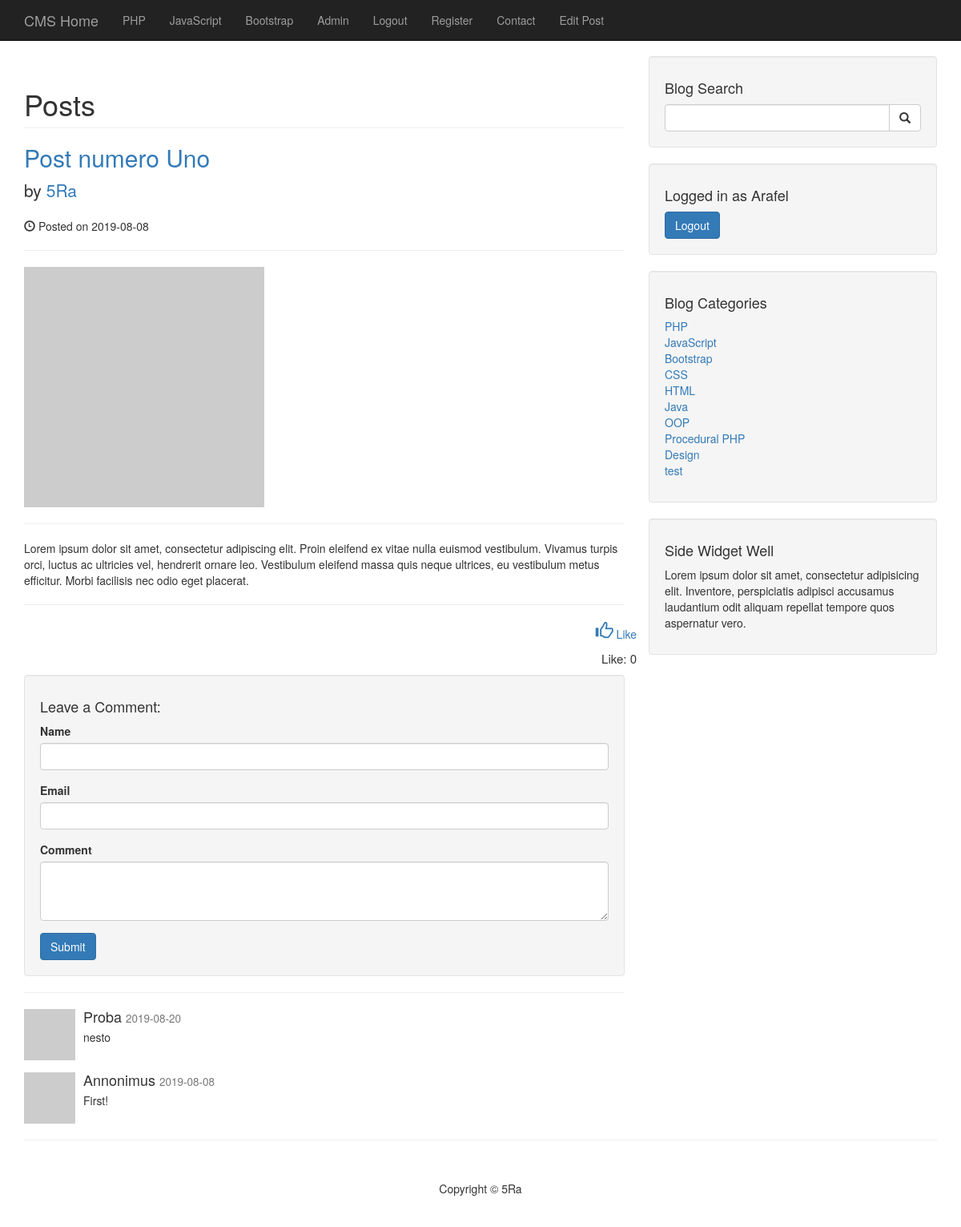
The page /post.php?p_id=1 (signed in) on the database its author committed.
### tables this page shows
CREATE TABLE `categories` (
  `cat_id` int(3) NOT NULL,
  `cat_title` varchar(255) NOT NULL,
  `user_id` int(11) NOT NULL
);

CREATE TABLE `posts` (
  `post_id` int(3) NOT NULL,
  `post_category_id` int(3) NOT NULL,
  `user_id` int(11) NOT NULL,
  `post_title` varchar(255) NOT NULL,
  `post_author` varchar(255) NOT NULL,
  `post_user` varchar(255) NOT NULL,
  `post_date` date NOT NULL,
  `post_image` text NOT NULL,
  `post_content` text NOT NULL,
  `post_tags` varchar(255) NOT NULL,
  `post_comment_count` int(11) NOT NULL,
  `post_status` varchar(255) NOT NULL DEFAULT 'draft',
  `post_views_count` int(11) NOT NULL,
  `likes` int(11) NOT NULL
);

CREATE TABLE `comments` (
  `comment_id` int(3) NOT NULL,
  `comment_post_id` int(3) NOT NULL,
  `comment_author` varchar(255) NOT NULL,
  `comment_email` varchar(255) NOT NULL,
  `comment_content` text NOT NULL,
  `comment_status` varchar(255) NOT NULL,
  `comment_date` date NOT NULL
);

### post.php (the view, shortened to what this page needs)
<?php include "includes/header.php"; ?>
<?php include "includes/navigation.php"; ?>
    <div class="container">
    <div class="row">
        <div class="col-md-8">
            <?php
            if(isset($_GET['p_id'])) {
                $the_post_id = $_GET['p_id'];
            if(isset($_SESSION['user_role']) && $_SESSION['user_role'] === 'admin') {
                $query = "SELECT * FROM posts WHERE post_id = $the_post_id ";
            } else {
                $query = "SELECT * FROM posts WHERE post_id = $the_post_id AND post_status = 'published'";
            }
                $select_all_posts_query = mysqli_query($connection, $query);
            if(mysqli_num_rows($select_all_posts_query) < 1) {
                    echo "<h1 class='text-center'>No posts available :( </h1>";
                } else {
            while($row = mysqli_fetch_assoc($select_all_posts_query)) {
                $post_title = $row['post_title'];
                $post_author = $row['post_author'];
                $post_date = $row['post_date'];
                $post_image = $row['post_image'];
                $post_content = $row['post_content'];
                ?>
                <h1 class="page-header">
                   Posts
                </h1>
                <h2>
                    <a href="#"><?php echo $post_title; ?></a>
                </h2>
                <p class="lead">
                    by <a href="index.php"><?php echo $post_author; ?></a>
                </p>
                <p><span class="glyphicon glyphicon-time"></span> Posted on <?php echo $post_date; ?></p>
                <hr>
                <img class="img-responsive" src="<?php echo imagePlaceholder($post_image); ?>" alt="">
                <hr>
                <p><?php echo $post_content; ?></p>
                <?php
                if(isLoggedIn()){ ?>
                    <hr>
                    <div class="row">
                        <p class="pull-right">
                            <a class="<?php echo userLikedThisPost($the_post_id) ? 'unlike' : 'like'; ?>" href="">
                                <span class="glyphicon glyphicon-thumbs-up" data-toggle="tooltip" data-placement="top"
                                      title="<?php echo userLikedThisPost($the_post_id) ? ' I liked this before' : ' Want to like it?'; ?>
"></span>
                                <?php echo userLikedThisPost($the_post_id) ? ' Unlike' : ' Like'; ?>
                            </a></p>
                    </div>
              <?php  } else { ?>
                    <div class="row">
                        <p class="pull-right">You need to <a href="login.php">Login</a> to like </p>
                    </div>
                <?php }
                ?>
                <div class="row">
                    <p class="pull-right likes">Like: <?php getPostlikes($the_post_id); ?></p>
                </div>
                <?php
            }
            ?>
<?php
}
?>
            <div class="well">
                <h4>Leave a Comment:</h4>
                <form action="" method="post" role="form">
                    <div class="form-group">
                        <label for="comment_author">Name</label>
                        <input class="form-control" type="text" name="comment_author">
                    </div>
                    <div class="form-group">
                        <label for="comment_email">Email</label>
                        <input class="form-control" type="email" name="comment_email">
                    </div>
                    <div class="form-group">
                        <label for="comment_content">Comment</label>
                        <textarea name="comment_content" class="form-control" rows="3"></textarea>
                    </div>
                    <button name="create_comment" type="submit" class="btn btn-primary">Submit</button>
                </form>
            </div>
            <hr>
            <?php
            $query = "SELECT * FROM comments WHERE comment_post_id = {$the_post_id} ";
            $query .= "AND comment_status = 'approved' ";
            $query .= "ORDER BY comment_id DESC ";
            $select_comment_query = mysqli_query($connection, $query);
            while ($row = mysqli_fetch_array($select_comment_query)) {
            $comment_date   = $row['comment_date'];
            $comment_content= $row['comment_content'];
            $comment_author = $row['comment_author'];
            ?>
                <div class="media">
                    <a class="pull-left" href="#">
                        <img class="media-object" src="http://placehold.it/64x64" alt="">
                    </a>
                    <div class="media-body">
                        <h4 class="media-heading"><?php echo $comment_author; ?>
                            <small><?php echo $comment_date; ?></small>
                        </h4>
                        <?php echo $comment_content; ?>
                    </div>
                </div>
            <?php }  } else {
                header("Location: index.php");
            }?>
        </div>
        <?php include "includes/sidebar.php"; ?>
    </div>
    <hr>
<?php include "includes/footer.php"; ?>

### includes/navigation.php (shortened to what this page needs)
<nav class="navbar navbar-inverse navbar-fixed-top" role="navigation">
    <div class="container">
        <div class="navbar-header">
            <a class="navbar-brand" href="index.php">CMS Home</a>
        </div>
        <div class="collapse navbar-collapse" id="bs-example-navbar-collapse-1">
            <ul class="nav navbar-nav">
                <?php
                $selectCatQuery = "SELECT * FROM categories LIMIT 3";
                $select_all_categories_query = mysqli_query($connection, $selectCatQuery);
                while($row = mysqli_fetch_assoc($select_all_categories_query)) {
                    $cat_title = $row['cat_title'];
                    $cat_id = $row['cat_id'];
                    $category_class = '';
                    $registration_class = '';
                    $contact_class = '';
                    echo "<li class='$category_class'><a href='category.php?category={$cat_id}'>{$cat_title}</a></li>";
                }
                ?>
                <?php if(isLoggedIn()): ?>
                    <li>
                        <a href="admin/">Admin</a>
                    </li>
                    <li>
                        <a href="includes/logout.php/">Logout</a>
                    </li>
                <?php else: ?>
                    <li>
                        <a href="login.php">Log In</a>
                    </li>
                <?php endif; ?>
                <li class="<?php echo $registration_class; ?>">
                    <a href="registration.php">Register</a>
                </li>
                <li class="<?php echo $contact_class; ?>">
                    <a href="contact.php">Contact</a>
                </li>
                <?php
        if(isset($_SESSION['user_role'])) {
    if(isset($_GET['p_id'])) {
        $the_post_id = $_GET['p_id'];
        echo "<li><a href='admin/posts.php?source=edit_post&p_id={$the_post_id}'>Edit Post</a></li>";
    }
}
                ?>
            </ul>
        </div>
    </div>
</nav>

### admin/functions.php (shortened to what this page needs)
<?php
function isLoggedIn(){
    if(isset($_SESSION['user_role'])){
        return true;
    }
    return false;
}
function imagePlaceholder($image=null){
    if(!$image){
        return 'https://via.placeholder.com/300';
    } else {
        return 'images/' . $image;
    }
}
function loggedInUserId(){
    if(isLoggedIn()){
        $result = query("SELECT * FROM users WHERE username='" . $_SESSION['username'] ."'");
        $user = mysqli_fetch_array($result);
        return mysqli_num_rows($result) >= 1 ? $user['user_id'] : false;
    }
    return false;
}
function userLikedThisPost($post_id=''){
    $result = query("SELECT * FROM likes WHERE user_id=" . loggedInUserId() . " AND post_id=$post_id");
    return mysqli_num_rows($result) >= 1 ? true : false;
}
function query($query){
    global $connection;
    $result = mysqli_query($connection, $query);
    return $result;
}
function getPostlikes($post_id){
   $result = query("SELECT * FROM likes WHERE post_id=$post_id");
   echo mysqli_num_rows($result);
}

### includes/sidebar.php (shortened to what this page needs)
<div class="col-md-4">
    <div class="well">
        <h4>Blog Search</h4>
        <form action="search.php" method="post">
        <div class="input-group">
            <input name="search" type="text" class="form-control">
            <span class="input-group-btn">
                            <button name="submit" class="btn btn-default" type="submit">
                                <span class="glyphicon glyphicon-search"></span>
                        </button>
                        </span>
        </div>
        </form>
    </div>
    <div class="well">
        <?php
        if(isset($_SESSION['user_role'])) {
            $username = $_SESSION['username'];
        echo "<h4>Logged in as $username</h4>
<a href='includes/logout.php' class='btn btn-primary'>Logout</a>";
        }
        ?>
    </div>
    <div class="well">
        <?php
        $query = "SELECT * FROM categories ";
        $select_categories_sidebar = mysqli_query($connection, $query);
        ?>
        <h4>Blog Categories</h4>
        <div class="row">
            <div class="col-lg-12">
                <ul class="list-unstyled">
                <?php
                while($row = mysqli_fetch_assoc($select_categories_sidebar)) {
                $cat_title = $row['cat_title'];
                $cat_id = $row['cat_id'];
                echo "<li><a href='category.php?category={$cat_id}'>{$cat_title}</a></li>";
                }
                ?>
                </ul>
            </div>
        </div>
    </div>
    <?php include "widget.php"; ?>
</div>

### css/blog-home.css (style rules this page uses)
body { padding-top: 70px; }

### css/styles.css (style rules this page uses)
span.glyphicon.glyphicon-thumbs-up { font-size: 22px; }
p.likes { font-size: 15px; }

### rows shown on the page
categories: cat_title "PHP"
categories: cat_title "JavaScript"
categories: cat_title "Bootstrap"
posts: post_title "Post numero Uno", post_author "5Ra", post_date "2019-08-08", post_content "Lorem ipsum dolor sit amet, consectetur adipiscing elit. Proin eleifend ex vitae nulla euismod vestibulum. Vivamus turpis orci, luctus ac ultricies vel, hendrerit ornare leo. Vestibulum eleifend massa quis neque ultrices, eu vestibulum metus efficitur. Morbi facilisis nec odio eget placerat."
comments: comment_author "Proba", comment_date "2019-08-20", comment_content "nesto"
comments: comment_author "Annonimus", comment_date "2019-08-08", comment_content "First!"
categories: cat_title "CSS"
categories: cat_title "HTML"
categories: cat_title "Java"
categories: cat_title "OOP"
categories: cat_title "Procedural PHP"
categories: cat_title "Design"
categories: cat_title "test"

### other values the page prints
$username "Arafel"
